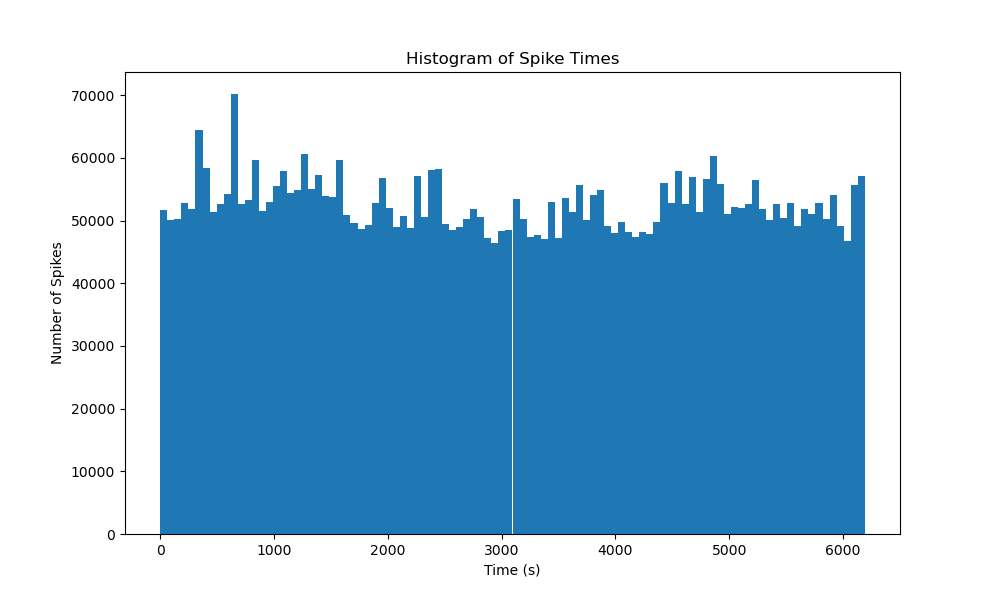

Here is the Python script that generated this plot:
import pynwb
import h5py
import remfile
import matplotlib.pyplot as plt
import numpy as np

# Script to plot a histogram of spike times from the NWB file

# Load the NWB file
url = "https://api.dandiarchive.org/api/assets/aca66db7-4c02-4453-8dcb-a179d44b1c5d/download/"
remote_file = remfile.File(url)
h5_file = h5py.File(remote_file)
io = pynwb.NWBHDF5IO(file=h5_file)
nwb = io.read()

# Get spike times from the units table
units_table = nwb.units
unit_ids = units_table.id[:]

# Collect spike times for each unit
all_spike_times = []
for i, unit_id in enumerate(unit_ids):
    spike_times = nwb.units['spike_times'][i]
    if isinstance(spike_times, np.ndarray) and len(spike_times) > 0: # Check if spike_times is an array and not empty
      all_spike_times.extend(spike_times)

# Convert to numpy array
all_spike_times = np.array(all_spike_times)

# Plot a histogram of the spike times
plt.figure(figsize=(10, 6))
plt.hist(all_spike_times, bins=100)
plt.xlabel("Time (s)")
plt.ylabel("Number of Spikes")
plt.title("Histogram of Spike Times")
plt.savefig("explore/spike_times_histogram.png")

print("Spike times histogram saved to explore/spike_times_histogram.png")